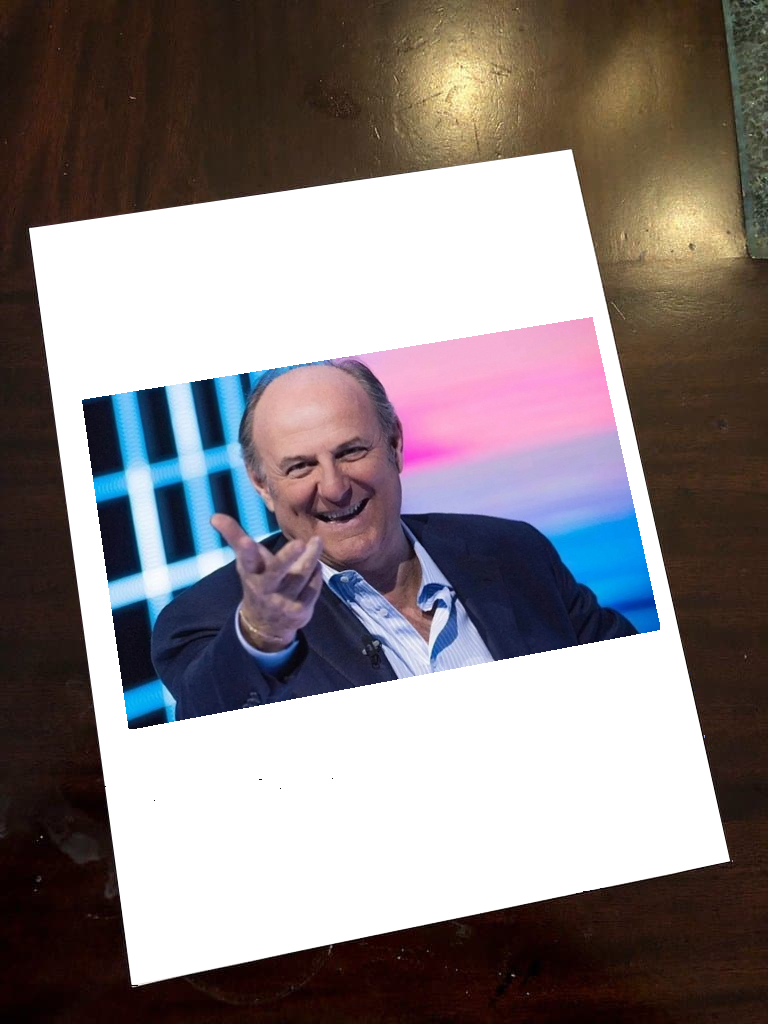
#> input picture 3-Anno/2-Semestre/AI-LAB/Esercizi/images/gerry.png, 768 x 1024 px, found by its file name
$ python 4-resize-crop-flip-rotate-.py
#> lines starting #> are read from the running program, lines starting #| are printed output that depends on the picture
import cv2

# load the image
img = cv2.imread('./images/gerry.png')
#> img is the input picture: shape (1024, 768, 3); mean B, G, R 130.1, 128.7, 137.2

# --- 1. RESIZE (Ridimensionamento) ---
'''
Possiamo utilizzare cv2.resize() per ridimensionare un'immagine. Tuttavia bisogna fare attenzione ai parametri...
Abbiamo gia visto in precedenza che img.shape restituisce in ordine:
    1. Altezza
    2. Larghezza
    3. Canali

Tuttavia cv2.resize() PRETENDE i parametri al contrario:
    1. Larghezza
    2. Altezza

Dunque una conversione tipo:
    cv2.resize(img, (img.shape[0]//5, img.shape[1]//5))

è un ERRORE che porta a un'immagine deformata e schiacciata, perché stiamo usando l'altezza come larghezza e viceversa.
'''

# ERRORE! Altezza e Larghezza invertite
img_bad_resize = cv2.resize(img, (img.shape[0]//5, img.shape[1]//5))
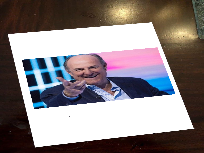
#> img_bad_resize: shape (153, 204, 3); mean B, G, R 130, 128.7, 137.2

# GIUSTO: Bisogna passare prima Larghezza e poi Altezza
scale_factor = 0.5
img_good_resize = cv2.resize(img, (img.shape[1]//5, img.shape[0]//5))
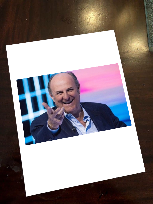
#> img_good_resize: shape (204, 153, 3); mean B, G, R 130, 128.6, 137.1

'''
Un altro modo di ridimensionare un'immagine è quello di specificare un fattore di scala (scale factor) per larghezza e altezza,
invece di specificare le dimensioni esatte. In questo caso, si può passare None come secondo parametro e specificare fx e fy:
'''
scale_factor = 0.5  # Dimezziamo l'immagine
img_good_resize = cv2.resize(img, None, fx=scale_factor, fy=scale_factor, interpolation=cv2.INTER_AREA)
#> img_good_resize: shape (512, 384, 3)

'''
Parameters:
    - img: l'immagine da ridimensionare
    - dsize: tupla (Larghezza, Altezza) che dice a OpenCV esattamente quanti pixel sarà grande l'immagine finale.
    - fx: fattore di scala per la larghezza
    - fy: fattore di scala per l'altezza
    - interpolation: metodo di interpolazione da usare per il ridimensionamento.
                     INTER_AREA è spesso usato per ridurre le dimensioni, mentre INTER_LINEAR o INTER_CUBIC sono usati per ingrandire le immagini.
'''


# --- 2. CROP (Ritaglio) ---
'''
In OpenCV non esiste una funzione cv2.crop(). Poiché le immagini sono solo matrici Numpy, si usa lo "slicing" matematico:
                        img[y_inizio : y_fine , x_inizio : x_fine]
'''

# Ritaglia un quadrato dall'angolo in alto a sinistra (0,0) fino al pixel 300,300
cropped = img[0:300, 0:300]
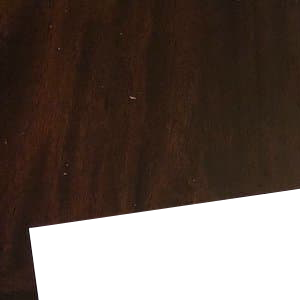
#> cropped: shape (300, 300, 3); mean B, G, R 83.7, 91.1, 104.4


# --- 3. FLIP (Specchio) ---
'''
Possiamo utilizzare la funzione diretta cv2.flip(img, flipCode). Dove flipCode è specifica il tipo di flip da eseguire:
    0  = Capovolge verticalmente (sottosopra)
    1  = Capovolge orizzontalmente (effetto specchio)
   -1  = Entrambe le cose contemporaneamente
'''
flipped = cv2.flip(img, 1)
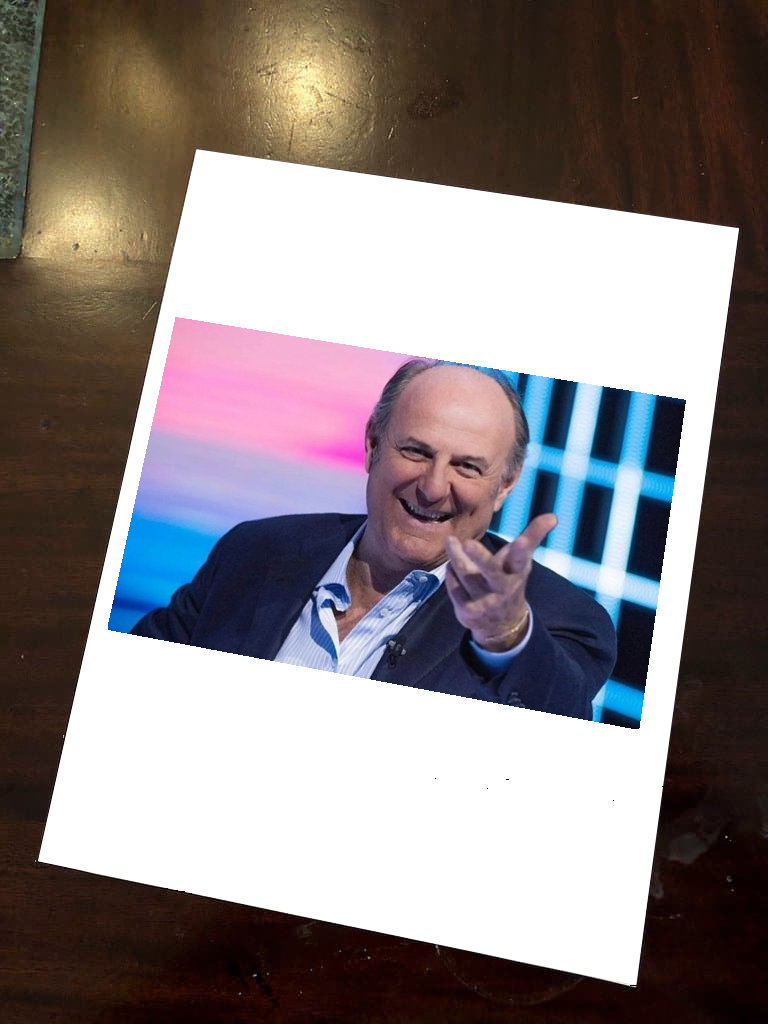
#> flipped: shape (1024, 768, 3); mean B, G, R 130.1, 128.7, 137.2


# --- 4. ROTATE (Rotazione) ---
'''
Anche qui, esiste una funzione getRotationMatrix2D, ma dobbiamo seguire 2 passaggi:
    1. Creare una "Matrice di Rotazione" (getRotationMatrix2D)
    2. Applicare quella matrice all'immagine (warpAffine)
'''

# Calcolo dimensioni e centro immagine
(h, w) = img.shape[:2]             # Prendo altezza e larghezza
#> h = 1024; w = 768
center = (w // 2, h // 2)          # Calcolo il centro esatto dell'immagine
#> center = (384, 512)

# Ruotiamo l'immagine (nel nostro caso di 90 gradi in senso antiorario)
matrix = cv2.getRotationMatrix2D(center, 90, 1)
rotated = cv2.warpAffine(img, matrix, (w, h))
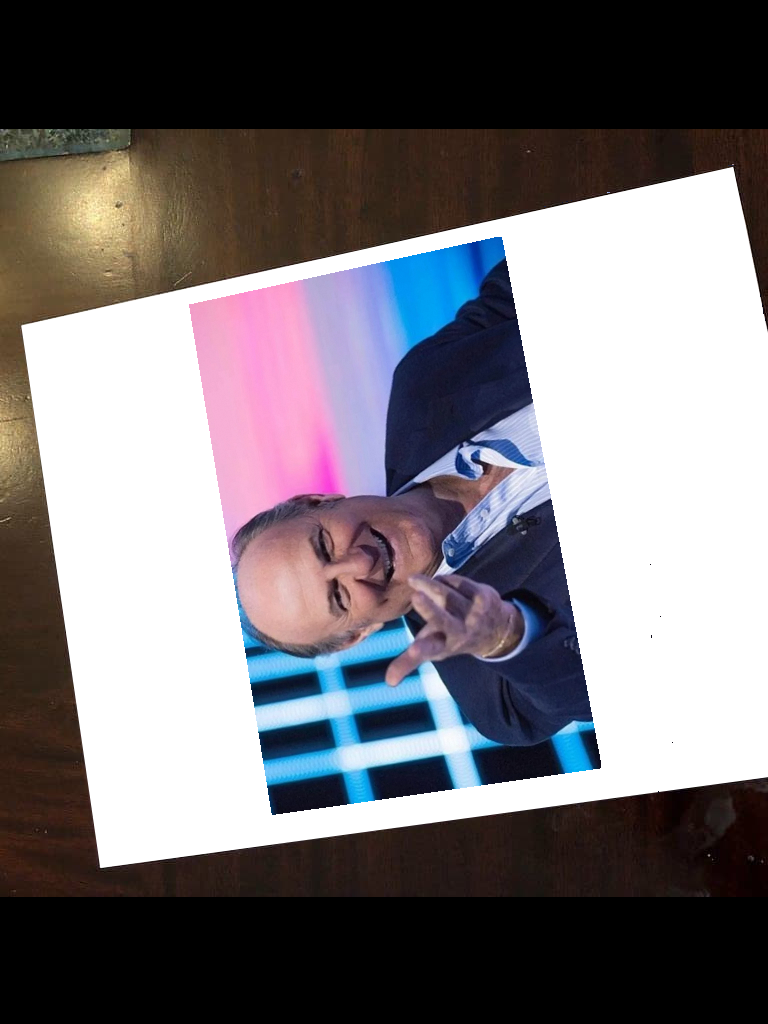
#> rotated: shape (1024, 768, 3); mean B, G, R 117.8, 113.4, 117.6
# warpAffine applica matematicamente la rotazione

'''
Parameters getRotationMatrix2D:
    - center: punto attorno al quale ruotare (in questo caso il centro dell'immagine)
    - angle: angolo di rotazione in gradi (positivo per rotazione antioraria, negativo per oraria)
    - scale: fattore di scala (1 = nessuna scala, >1 ingrandisce, <1 riduce)

Parameters warpAffine:
    - img: immagine da ruotare
    - matrix: matrice di rotazione calcolata con getRotationMatrix2D
    - dsize: dimensione dell'immagine di output (in questo caso manteniamo le stesse dimensioni originali)

Nota: getRotationMatrix2D NON tocca minimamente l'immagine... modifica la matrice dell'immagine originale,
calcolando dove dovrà andare ogni pixel una volta ruotato. warpAffine, invece, prende la matrice (matrix)
generata da getRotationMatrix2D e sposta fisicamente i pixel dell'immagine nella nuova posizione.

Il motivo per cui OpenCV ha deciso di separare questi due passaggi è l'EFFICIENZA. Se dovessimo ruotare un video
a 60 fps, e la rotazione fosse un unico comando, il computer dovrebbe ricalcolare la matematica della rotazione
60 volte al secondo. Separando i comandi, invece, si fa calcolare la matrice una volta sola, e poi si passa a warpAffine
dentro un ciclo ad altissima velocità per applicare le modifiche.
'''

cv2.imshow('1 - Resize Fatto Male', img_bad_resize)
cv2.imshow('1 - Resize Fatto Bene', img_good_resize)
cv2.imshow('2 - Cropped', cropped)
cv2.imshow('3 - Flipped', flipped)
cv2.imshow('4 - Rotated', rotated)

cv2.waitKey(0)
cv2.destroyAllWindows()

$ run again, with 3-Anno/2-Semestre/AI-LAB/Esercizi/images/left.png copied over 3-Anno/2-Semestre/AI-LAB/Esercizi/images/gerry.png
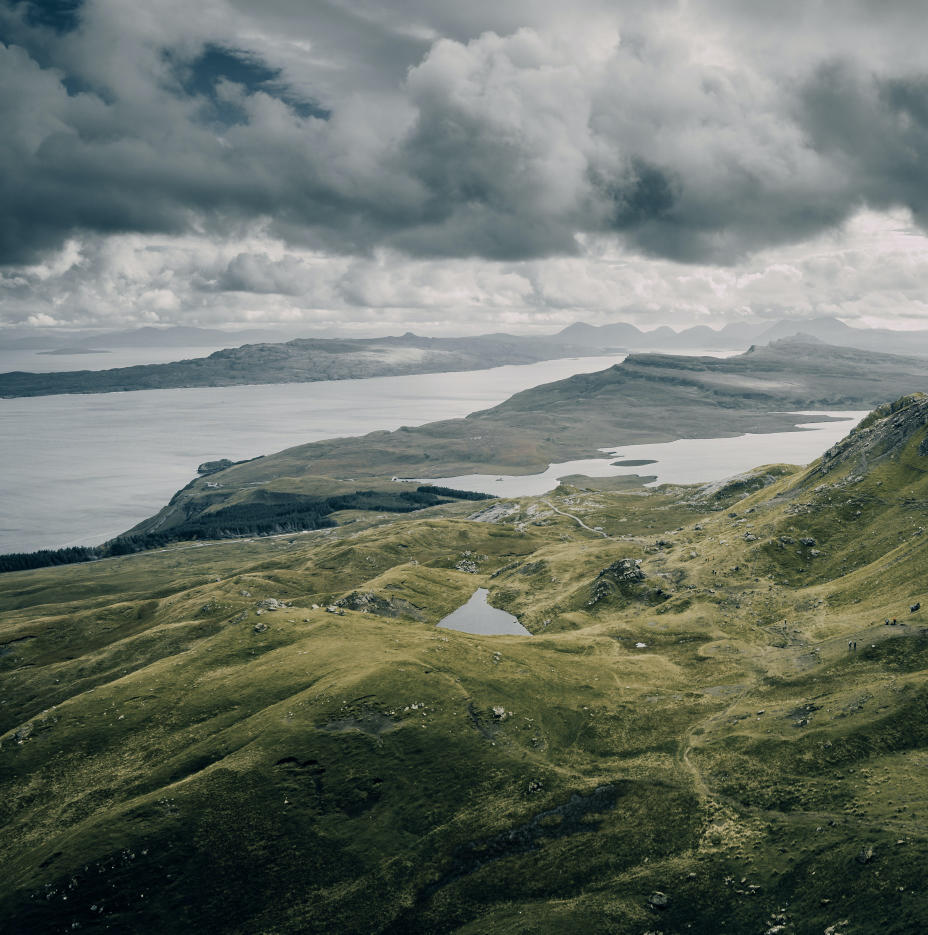
#> input picture 3-Anno/2-Semestre/AI-LAB/Esercizi/images/left.png, 1856 x 1869 px, found by its file name (shown at 1/2 size)
#> img is the input picture: shape (1869, 1856, 3); mean B, G, R 105.7, 114.9, 107.6
#> `flipped = cv2.flip(img, 1)`:
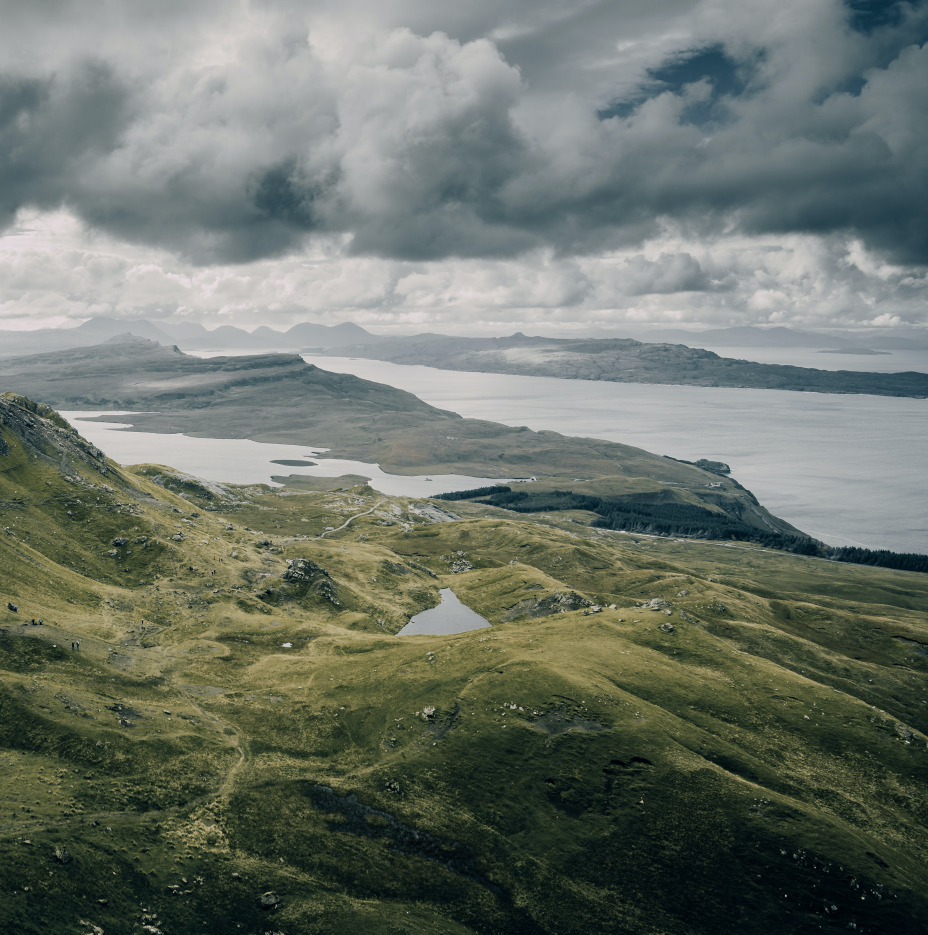
#> flipped: shape (1869, 1856, 3) (shown at 1/2 size); mean B, G, R 105.7, 114.9, 107.6
#> `rotated = cv2.warpAffine(img, matrix, (w, h))`:
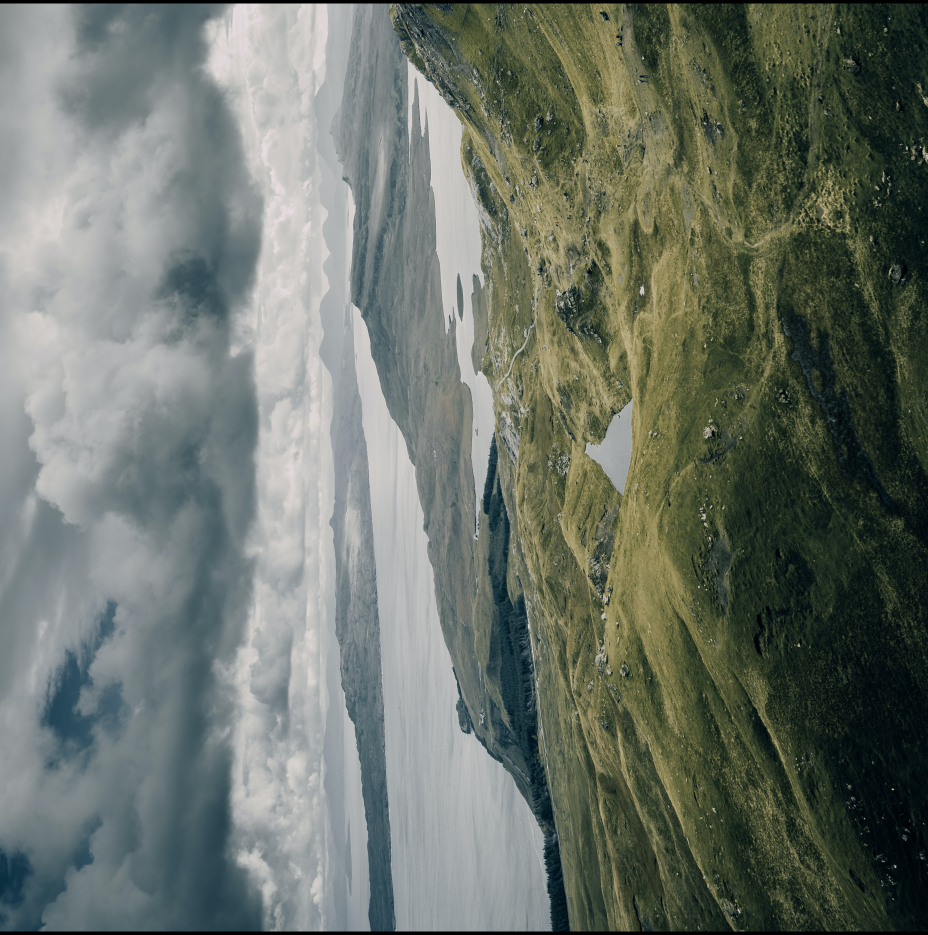
#> rotated: shape (1869, 1856, 3) (shown at 1/2 size); mean B, G, R 105.1, 114.4, 107.1

$ run again, with 3-Anno/2-Semestre/AI-LAB/Esercizi/images/tsukuba.png copied over 3-Anno/2-Semestre/AI-LAB/Esercizi/images/gerry.png
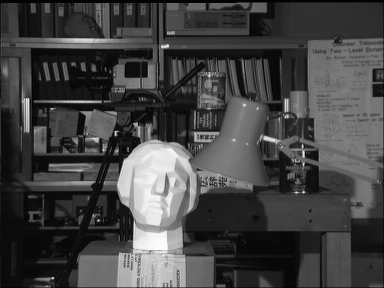
#> input picture 3-Anno/2-Semestre/AI-LAB/Esercizi/images/tsukuba.png, 384 x 288 px, found by its file name
#> img is the input picture: shape (288, 384, 3); min 0, max 252, mean 67.6
#> `flipped = cv2.flip(img, 1)`:
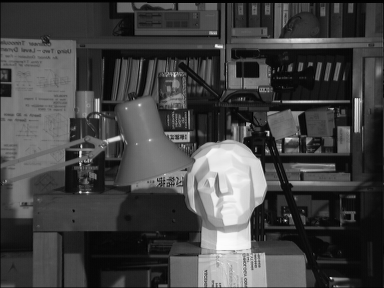
#> flipped: shape (288, 384, 3); min 0, max 252, mean 67.6
#> `rotated = cv2.warpAffine(img, matrix, (w, h))`:
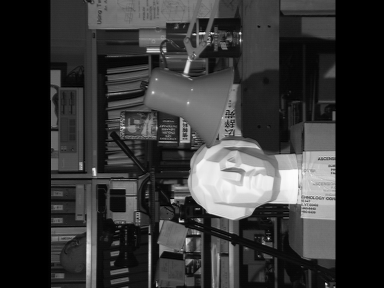
#> rotated: shape (288, 384, 3); min 0, max 252, mean 53.2
